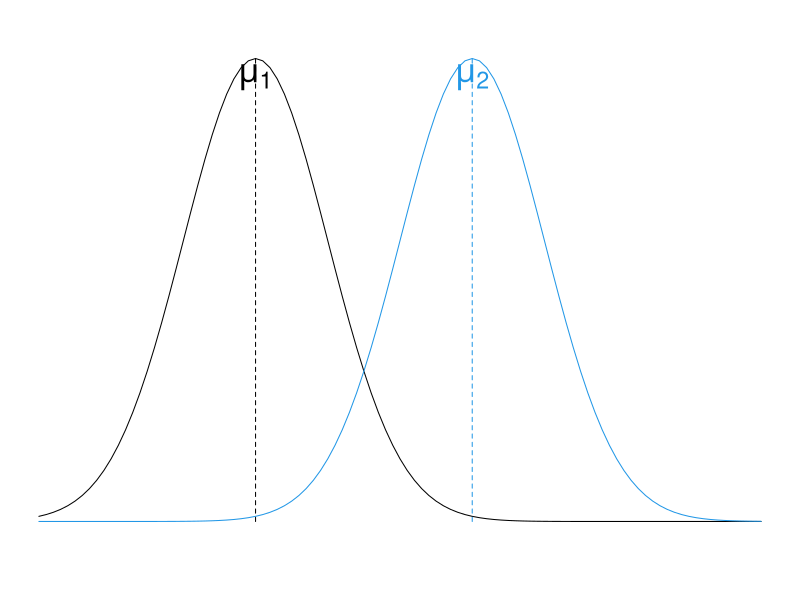
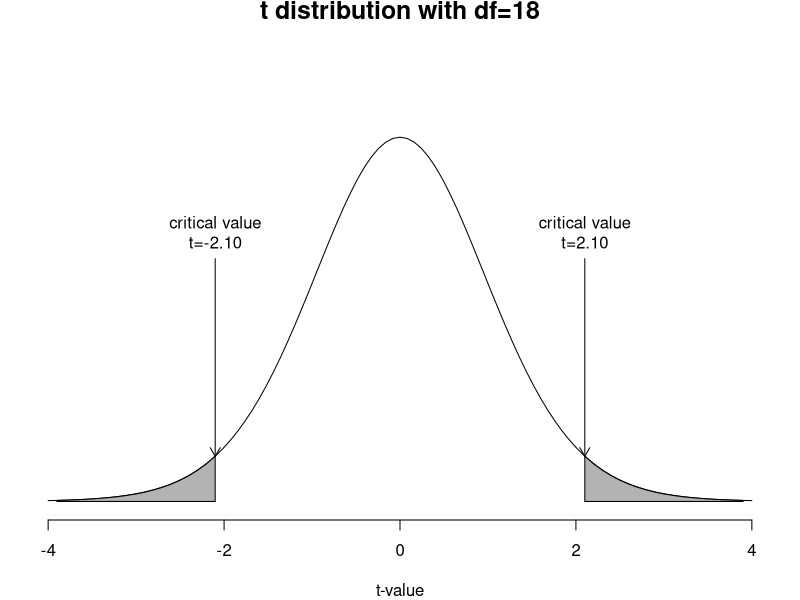
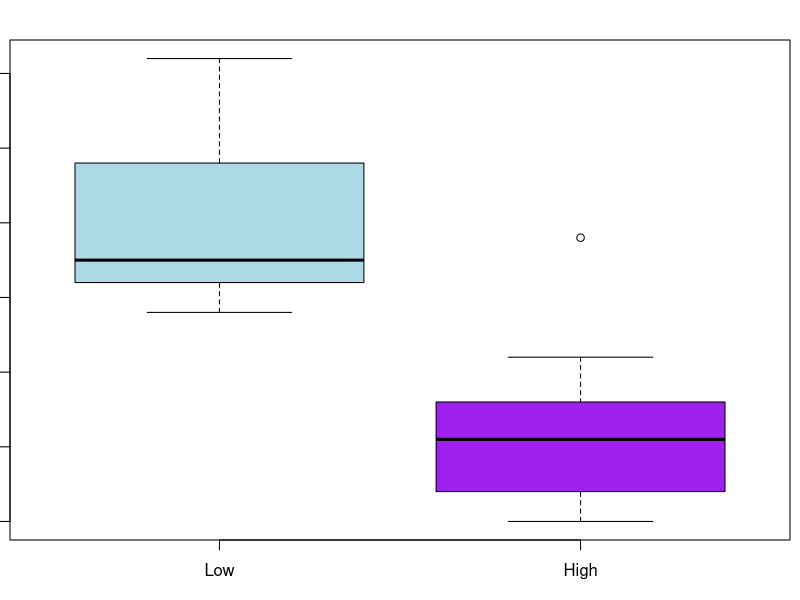
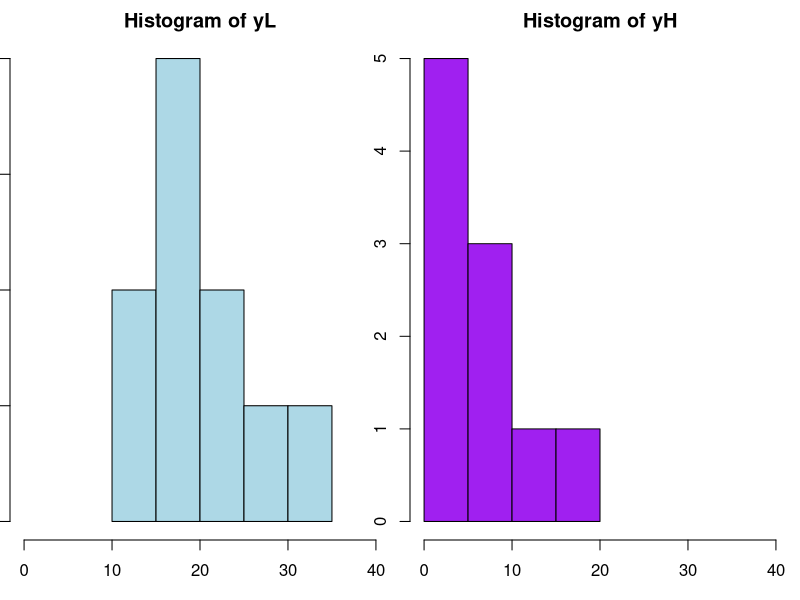
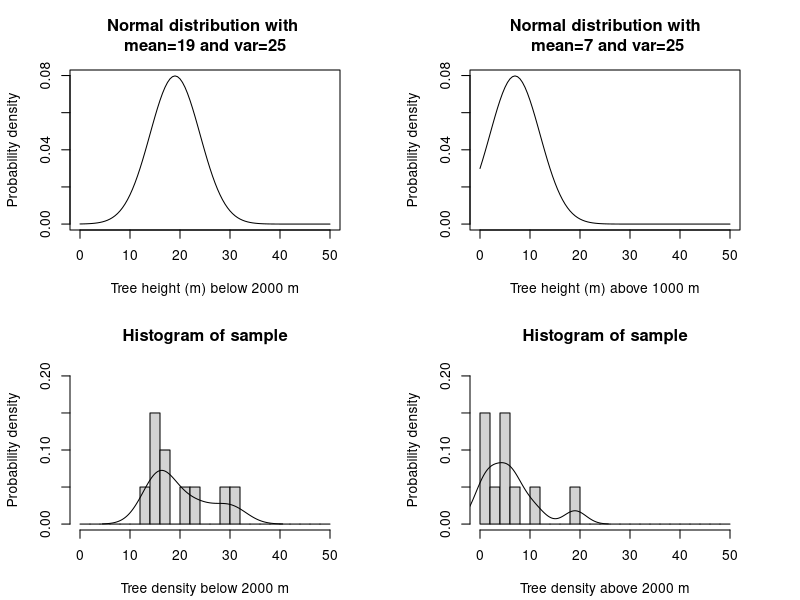

Reproduce these figures in R, in order. (Note: this script raises an error after producing the figures.)
## ----pop,echo=FALSE,include=TRUE,fig.width=9,fig.height=3,cache=TRUE-----
op <- par(mai=c(0.6,.1,0.4,0.1))
curve(dnorm(x, mean=3, sd=1), 0, 10, xlab="Tree density", ylab="", xaxt="n", yaxt="n", frame=FALSE)
curve(dnorm(x, mean=6, sd=1), 0, 10, add=TRUE, col=4)
segments(3, 0, 3, dnorm(3, 3, 1), lty=2)
segments(6, 0, 6, dnorm(6, 6, 1), col=4, lty=2)
text(3, dnorm(3,3,1), expression(mu[1]), pos=1, cex=2)
text(6, dnorm(6,6,1), expression(mu[2]), pos=1, cex=2, col=4)

## ----tdist,echo=FALSE,include=FALSE,fig.height=6,fig.width=8-------------
op <- par(mai=c(0.8, 0.2, 0.2, 0.2))
curve(dt(x, df=18), -4, 4, xlab="t-value", ylab="", yaxt="n",
      ylim=c(0,0.5),
      frame=FALSE , main="t distribution with df=18", cex.main=1.5)
xs1 <- seq(qt(.025, df=18), -4, by=-0.1)
ys1 <- dt(xs1, df=19)
xs2 <- seq(qt(.975, df=18), 4, by=0.1)
ys2 <- dt(xs2, df=19)
polygon(c(xs1, rev(xs1)), c(rep(0, length(xs1)), rev(ys1)), col=gray(0.7))
polygon(c(xs2, rev(xs2)), c(rep(0, length(xs2)), rev(ys2)), col=gray(0.7))
#text(xs1[1], dt(0,18)/1.5, "t=-2.10\np=0.05", pos=3)
#text(xs2[1], dt(0,18)/1.5, "t=2.10\np=0.05", pos=3)
text(xs1[1], dt(0,18)/1.5, "critical value\nt=-2.10", pos=3)
text(xs2[1], dt(0,18)/1.5, "critical value\nt=2.10", pos=3)
arrows(xs1[1], dt(0,18)/1.5, xs1[1], ys1[1], length=0.1)
arrows(xs2[1], dt(0,18)/1.5, xs2[1], ys2[1], length=0.1)
#text(-3, dt(0,18), "t=-3\np=0.0038", pos=3)
#text(3, dt(0,18), "t=3\np=0.0038", pos=3)
#text(-3, dt(0,18), "t=-3", pos=3)
#text(3, dt(0,18), "t=3", pos=3)
#arrows(-3, dt(0,18), -3, dt(-3,18), length=0.1)
#arrows(3, dt(0,18), 3, dt(3,18), length=0.1)
par(op)

## ----echo=FALSE----------------------------------------------------------
yL <- c(16,24,18,17,29,31,14,16,22,15)
yH <- c(2, 11, 6, 8, 0, 3,19, 1, 6,5)
treedata <- data.frame(treeDensity=c(yL, yH),
                       Elevation=c(rep('Low', length(yL)),
                           rep('High', length(yH))))
write.csv(treedata, "treedata.csv", row.names=FALSE)

## ----boxplot,fig.show='hide',fig.width=6,fig.height=6--------------------
boxplot(yL, yH, xlab="Elevation", names=c("Low", "High"),
        ylab="Tree density", col=c("lightblue", "purple"))

## ----histogram,echo=FALSE,include=FALSE,fig.width=12,fig.height=6--------
par(mfrow=c(1,2))
hist(yL, xlab="Tree density (low elevation)", col="lightblue",
     xlim=c(0, 40))
hist(yH, xlab="Tree density (high elevation)", col="purple",
     xlim=c(0, 40))

## ----eval=FALSE----------------------------------------------------------
## hist(yL, xlab="Tree density (low elevation)", col="lightblue",
##      xlim=c(0, 40))
## hist(yH, xlab="Tree density (high elevation)", col="purple",
##      xlim=c(0, 40))

## ----popsamp,echo=FALSE,include=TRUE,fig.height=7,fig.width=7------------
op <- par(mfrow=c(2,2), mai=c(0.7,0.7,0.7,0.6))
curve(dnorm(x, mean=19, sd=sqrt(25)), 0, 50, xlim=c(0,50),
      xlab="Tree height (m) below 2000 m",
      ylab="Probability density",
      main="Normal distribution with \nmean=19 and var=25")
curve(dnorm(x, mean=7, sd=sqrt(25)), 0, 50, xlim=c(0,50),
      xlab="Tree height (m) above 1000 m",
      ylab="Probability density",
      main="Normal distribution with\n mean=7 and var=25")
set.seed(350)
#n <- 15
#y1 <- rnorm(n, mean=5, sd=sqrt(4)) # Sample 1
#y2 <- rnorm(n, mean=7, sd=sqrt(4)) # Sample 2
hist(yL, xlim=c(0, 50), ylim=c(0,0.2), breaks=seq(0,50,2), freq=FALSE,
     main="Histogram of sample",
      xlab="Tree density below 2000 m",
      ylab="Probability density")
lines(density(yL))
hist(yH, xlim=c(0, 50), ylim=c(0,0.2), breaks=seq(0,50,2), freq=FALSE,
     main="Histogram of sample",
      xlab="Tree density above 2000 m",
      ylab="Probability density")
lines(density(yH))
par(op)

## ----hand1, size='scriptsize'--------------------------------------------
mean.L <- mean(yL)
mean.H <- mean(yH)
s2.L <- var(yL)
s2.H <- var(yH)
n.L <- length(yL) # length returns the number of elements in a vector
n.H <- length(yH)
s2.p <- ((n.L-1)*s2.L + (n.H-1)*s2.H)/(n.L+n.H-2)
SE <- sqrt(s2.p/n.L + s2.p/n.H)
t.stat <- (mean.L - mean.H) / SE
t.stat

## ----hand2, size='tiny'--------------------------------------------------
alpha <- 0.05
## NOTE: qt returns critical values. No need to use "t tables"
critical.vals <- qt(c(alpha/2, 1-alpha/2), df=n.L+n.H-2)
critical.vals

## ----t-test1, size='normalsize'------------------------------------------
t.test(yH, yL, var.equal=TRUE,
       paired=FALSE, alternative="two.sided")

## ------------------------------------------------------------------------
t.test(treeDensity ~ Elevation, data=treedata, var.equal=TRUE,
       paired=FALSE, alternative="two.sided")

## ------------------------------------------------------------------------
var.ratio <- var(yL)/var(yH) # F-statistic
var.ratio

## ------------------------------------------------------------------------
alpha <- 0.05
critical.vals <- qf(c(alpha/2, 1-alpha/2), df1=n.L-1, df2=n.H-1)
critical.vals

## ----vartest, size='small'-----------------------------------------------
var.test(yL, yH)

## ----F,echo=FALSE,eval=FALSE---------------------------------------------
## curve(df(x, n.L, n.H), 0, 5, xlab="F value", yaxt="n", frame=FALSE,
##       ylab="")
## xs1 <- seq(qf(.025, df1=10, df2=10), -0, by=-0.1)
## ys1 <- df(xs1, df1=10, df2=10)
## xs2 <- seq(qf(.975, df1=10, df2=10), 6, by=0.1)
## ys2 <- df(xs2, df1=10, df2=10)
## polygon(c(xs1, rev(xs1)), c(rep(0, length(xs1)), rev(ys1)), col=gray(0.7))
## polygon(c(xs2, rev(xs2)), c(rep(0, length(xs2)), rev(ys2)), col=gray(0.7))
## text(xs1[1], .7, "F=0.022\np=0.05", pos=3)
## text(xs2[1], .7, "F=3.72\np=0.05", pos=3)
## arrows(xs1[1], .7, xs1[1], ys1[1], length=0.1)
## arrows(xs2[1], .7, xs2[1], ys2[1], length=0.1)

## ----catdat--------------------------------------------------------------
location <- 1:12
untreated <- c(23,18,29,22,33,20,17,25,27,30,25,27)
treated <- c(19,18,24,23,31,22,16,23,24,26,24,28)

## ------------------------------------------------------------------------
diff <- untreated-treated
diff
mean(diff) ## Estimate of the mean of the differences

## ----box2,fig.show='hide',fig.width=6,fig.height=6-----------------------
boxplot(diff, col="lightgreen", size='small',
        ylab="Differences in caterpillars (untreated-treated)")
abline(h=0, col="grey")

## ----diff,include=FALSE,fig.width=8,fig.height=6-------------------------
diff <- untreated-treated
diff
hist(diff, main="", xlab="Difference in caterpillars", breaks=5)
abline(v=0, lty=2)

